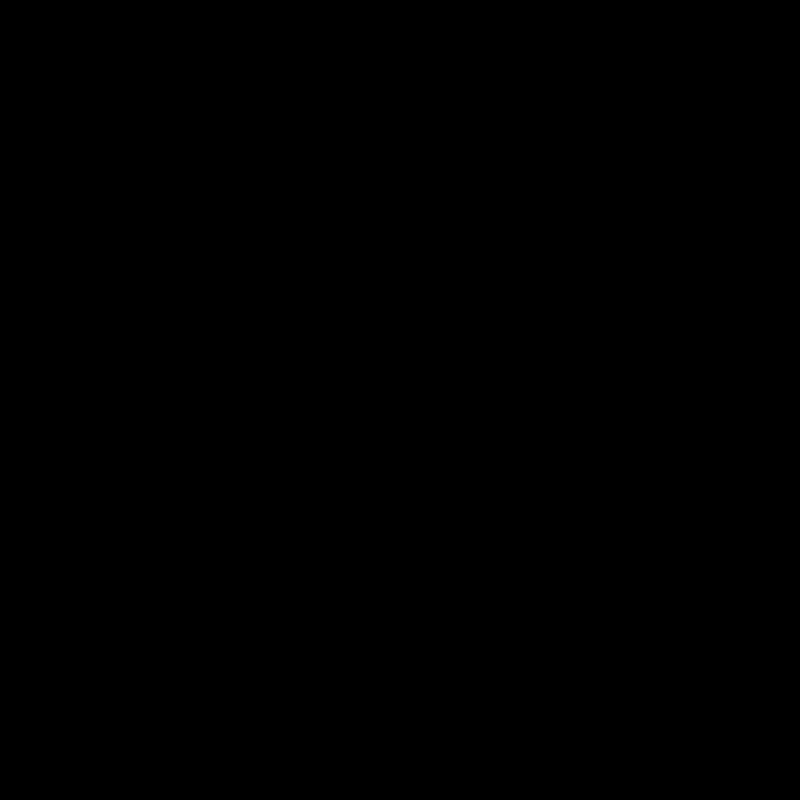
Frame 1 (no input)
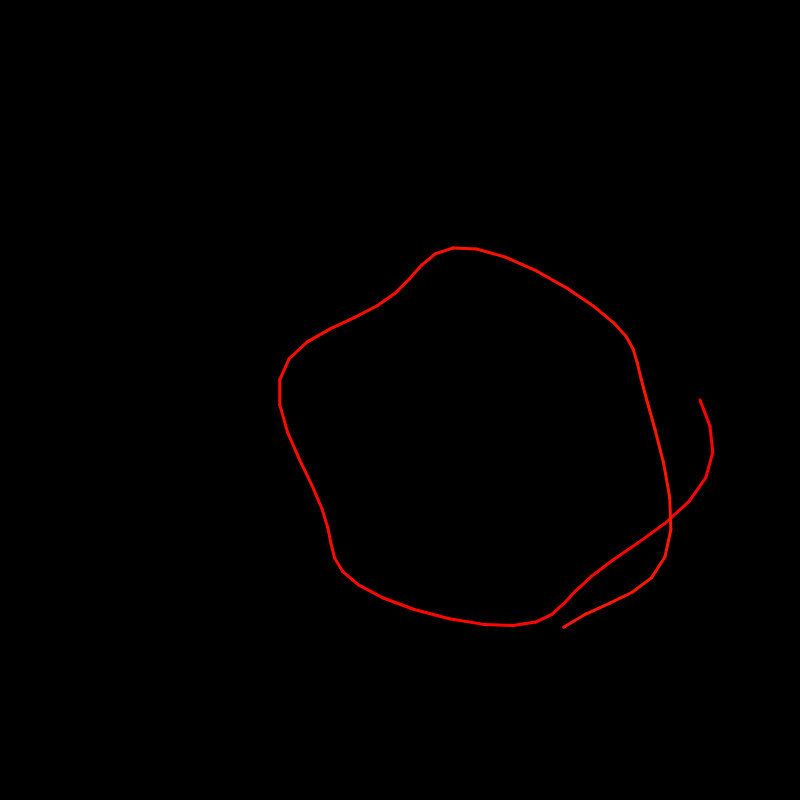
Frame 60 (no input)
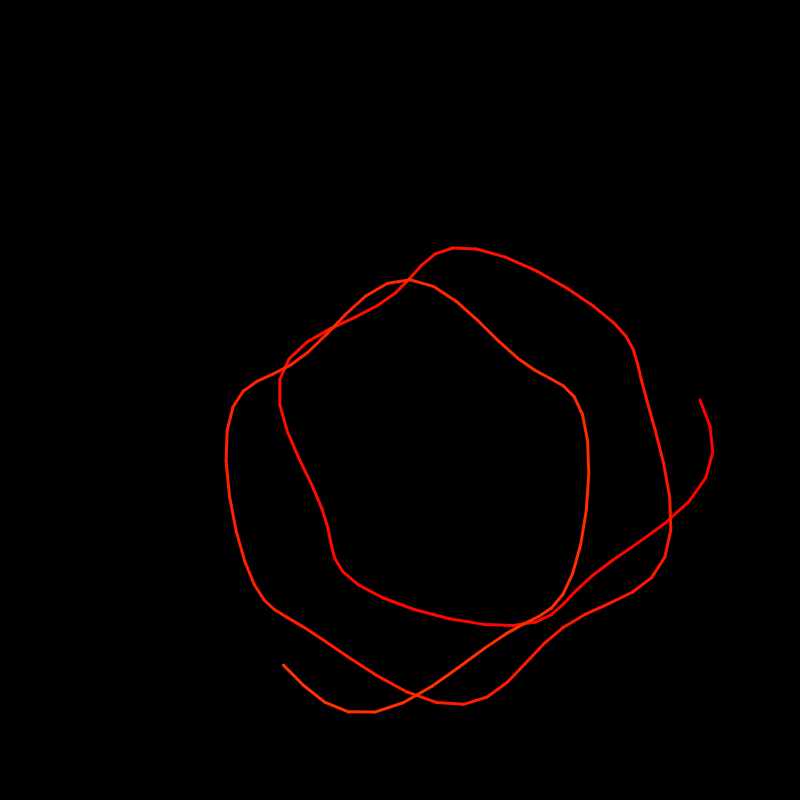
Frame 120 (the mouse pressed at the canvas centre since frame 60)

The p5.js sketch that drew these frames (run headless with seeded random() and noise() and a simulated clock; from frame 60 on, the mouse is pressed at the canvas centre):

// p5.js sketch
// ── sketch.js
// Pattern configuration
const CONFIG = {
  // Base pattern properties
  baseRadius: 100,           // Base radius of the pattern
  rotationSpeed: 0.02,       // Speed of pattern rotation
  opacity: 1,             // Line opacity (0-1)
  strokeWeight: 3,          // Line thickness
  maxRotations: 50,        // Number of rotations before stopping
  
  // Pattern ratios (for creating stable, repeating patterns)
  innerRatio: 13/17,        // Ratio for inner rotation (use rational numbers)
  outerRatio: 19/23,        // Ratio for outer rotation
  
  // Color properties
  colorSpeed: 0.1,          // Speed of color change
  saturation: 255,           // Color saturation (0-100)
  brightness: 255,           // Color brightness (0-100)
  
  // Pattern modifiers
  frequency1: 40,            // Primary frequency multiplier
  frequency2: 8,            // Secondary frequency multiplier
  amplitude1: 200,           // Primary wave amplitude
  amplitude2: 100,           // Secondary wave amplitude
  
  patternType: 'loop'  // Options: 'flower', 'spiral', 'star', 'geometric', 'loop'
};

// Animation state
let time = 0;
let currentHue = 0;
let pattern = [];
let centerX, centerY;

function setup() {
  createCanvas(800, 800);
  colorMode(HSB, 360, 100, 100, 1);
  centerX = width / 2;
  centerY = height / 2;
  background(0)
  
}

function draw() {
  // background(0, 0.01);
  translate(centerX, centerY);
  
  const points = generatePattern();
  drawPattern(points);
  
  // Update state
  pattern = points;
  currentHue = (currentHue + CONFIG.colorSpeed) % 360;
  time += CONFIG.rotationSpeed;
  
  // Stop after completing specified rotations
  if (time > TWO_PI * CONFIG.maxRotations) {
    noLoop();
  }
}

function generatePattern() {
  const points = [];
  
  // Calculate base rotations using ratios
  const innerRotation = time * CONFIG.innerRatio;
  const outerRotation = time * CONFIG.outerRatio;
  
  switch(CONFIG.patternType) {
    case 'geometric':
      generateGeometricPattern(points, innerRotation, outerRotation);
      break;
    case 'star':
      generateStarPattern(points, innerRotation, outerRotation);
      break;
    case 'flower':
      generateFlowerPattern(points, innerRotation, outerRotation);
      break;
    case 'loop':
      generateLoopPattern(points, innerRotation, outerRotation);
      break;
    case 'spiral':
      generateSpiralPattern(points, innerRotation, outerRotation);
      break;
  }
  
  return points;
}

function generateGeometricPattern(points, innerRot, outerRot) {
  const numPoints = 6;
  for(let i = 0; i < numPoints; i++) {
    const angle = (TWO_PI * i / numPoints) + innerRot;
    const radius = CONFIG.baseRadius + CONFIG.amplitude1 * sin(CONFIG.frequency1 * outerRot);
    
    const point = {
      x: radius * cos(angle) + CONFIG.amplitude2 * cos(CONFIG.frequency2 * outerRot),
      y: radius * sin(angle) + CONFIG.amplitude2 * sin(CONFIG.frequency2 * outerRot)
    };
    points.push(point);
  }
}

function generateStarPattern(points, innerRot, outerRot) {
  const numPoints = 6;
  for(let i = 0; i < numPoints; i++) {
    const radius1 = CONFIG.baseRadius + CONFIG.amplitude1 * sin(CONFIG.frequency1 * innerRot);
    const radius2 = CONFIG.baseRadius + CONFIG.amplitude1 * cos(CONFIG.frequency2 * outerRot);

    const point = {
      x: radius1 * cos(innerRot) + radius2 * cos(outerRot),
      y: radius1 * sin(innerRot) + radius2 * sin(outerRot)
    };
    points.push(point);
 }
}

function generateFlowerPattern(points, innerRot, outerRot) {
  const baseRadius = CONFIG.baseRadius * (1 + 0.3 * sin(CONFIG.frequency1 * innerRot));
  
  const point = {
    x: baseRadius * cos(outerRot) + CONFIG.amplitude2 * cos(CONFIG.frequency2 * innerRot),
    y: baseRadius * sin(outerRot) + CONFIG.amplitude2 * sin(CONFIG.frequency2 * innerRot)
  };
  points.push(point);
}

function generateSpiralPattern(points, innerRot, outerRot) {
  const spiral = 1 - 0.1 * (sin(innerRot) + 1) / 2; // Oscillates between 0.9 and 1
  const radius = CONFIG.baseRadius * spiral;
  
  const point = {
    x: radius * cos(CONFIG.frequency1 * outerRot),
    y: radius * sin(CONFIG.frequency1 * outerRot)
  };
  points.push(point);
}

function generateLoopPattern(points, innerRot, outerRot) {
  const radius = CONFIG.baseRadius * (1 + 0.2 * sin(CONFIG.frequency1 * innerRot));
  
  const point = {
    x: radius * cos(outerRot) + CONFIG.amplitude1 * cos(CONFIG.frequency2 * innerRot),
    y: radius * sin(outerRot) + CONFIG.amplitude1 * sin(CONFIG.frequency2 * innerRot)
  };
  points.push(point);
}

function drawPattern(points) {
  stroke(currentHue, CONFIG.saturation, CONFIG.brightness, CONFIG.opacity);
  strokeWeight(CONFIG.strokeWeight);
  
  for(let i = 0; i < points.length; i++) {
    if(pattern.length > i) {
      line(points[i].x, points[i].y, pattern[i].x, pattern[i].y);
    }
  }
}
